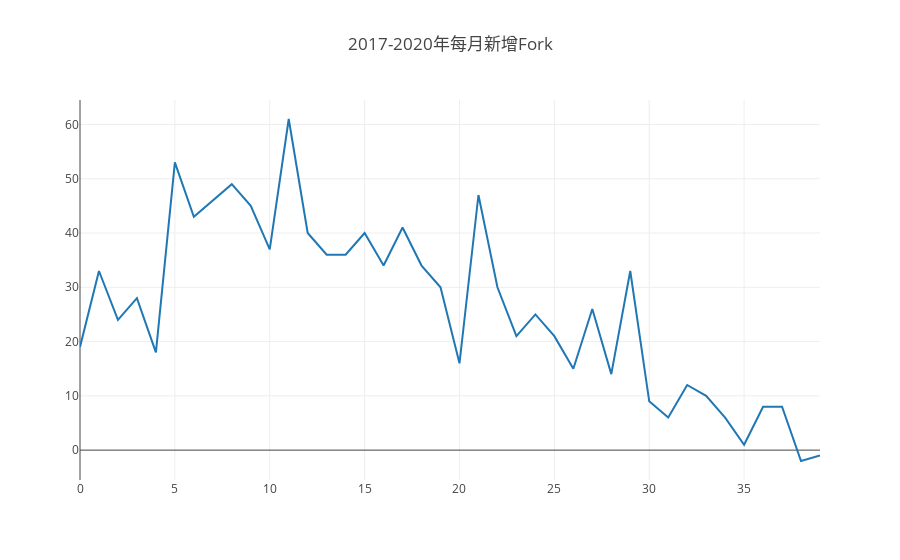

The cell this chart's notebook holds for it:
### Code cell
var data=[];
var data1=[];
var res=openDigger.driver.clickhouse.query(`Select toYear(created_at)*100+toMonth(created_at)as month,max(repo_forks_count)as count
from github_log.year2017 
where repo_id=70202506 
and type='PullRequestEvent'
group by month
order by month
UNION ALL
Select toYear(created_at)*100+toMonth(created_at)as month,max(repo_forks_count)as count
from github_log.year2018 
where repo_id=70202506 
and type='PullRequestEvent'
group by month
order by month
UNION ALL
Select toYear(created_at)*100+toMonth(created_at)as month,max(repo_forks_count)as count
from github_log.year2019
where repo_id=70202506 
and type='PullRequestEvent'
group by month
order by month
UNION ALL
Select toYear(created_at)*100+toMonth(created_at)as month,max(repo_forks_count)as count
from github_log.year2020
where repo_id=70202506 
and type='PullRequestEvent'
group by month
order by month
`).then(res=>{
        for(var m=1;m<=40;m++)
                (data.push(res[m].count-res[m-1].count),
                 data1.push([res[m].month,res[m].count-res[m-1].count])
                );
                 console.log(data);
                 console.log(data1);
        openDigger.render.plotly([{
                   y: data 
        }], {title: `2017-2020年每月新增Fork` })
        console.table(data1);


})

### Figure 1 — Plotly figure (JSON) as saved in the notebook; plotly's stock layout.template omitted (floating-point values rounded to 4 significant figures)
{"data": [{"y": [19, 33, 24, 28, 18, 53, 43, 46, 49, 45, 37, 61, 40, 36, 36, 40, 34, 41, 34, 30, 16, 47, 30, 21, 25, 21, 15, 26, 14, 33, 9, 6, 12, 10, 6, 1, 8, 8, -2, -1]}], "layout": {"autosize": true, "title": {"text": "2017-2020年每月新增Fork"}, "xaxis": {"autorange": true, "range": [0, 39]}, "yaxis": {"autorange": true, "range": [-5.5, 64.5], "type": "linear"}}}
